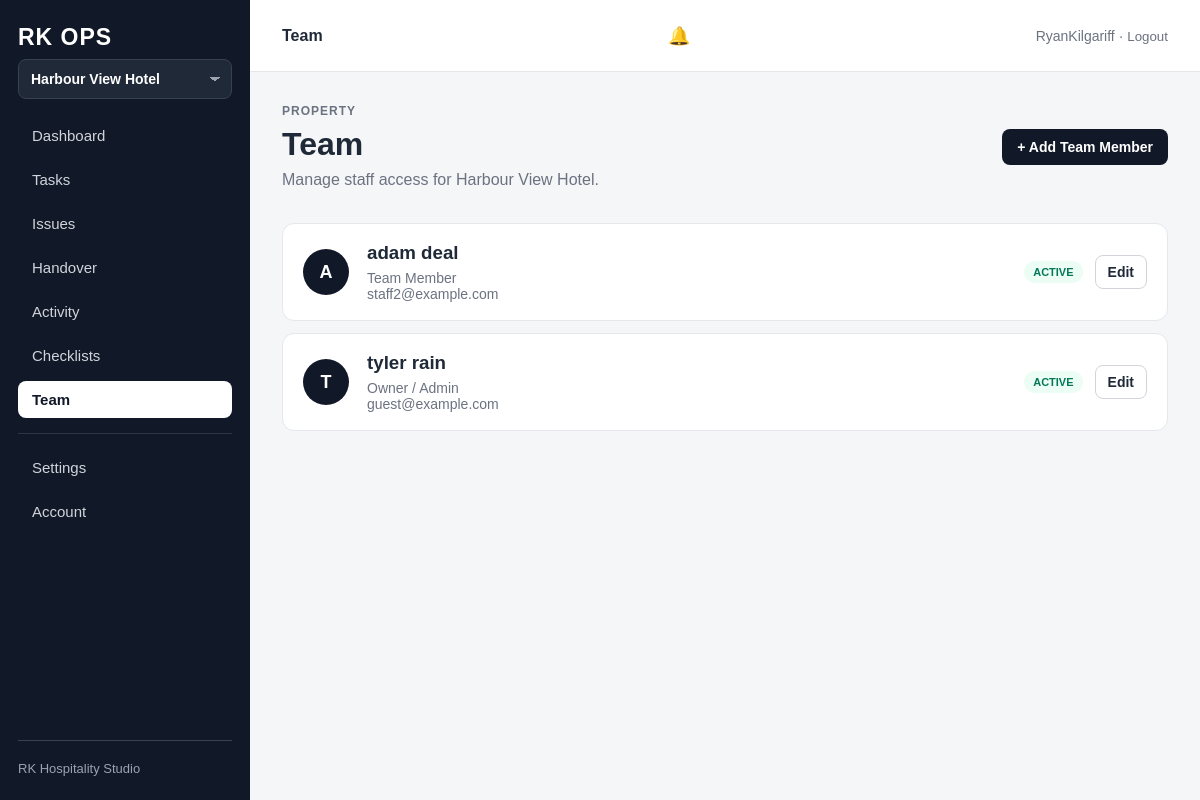
Before: /p/harbour-view-hotel/team/ (signed in) with the older database file.
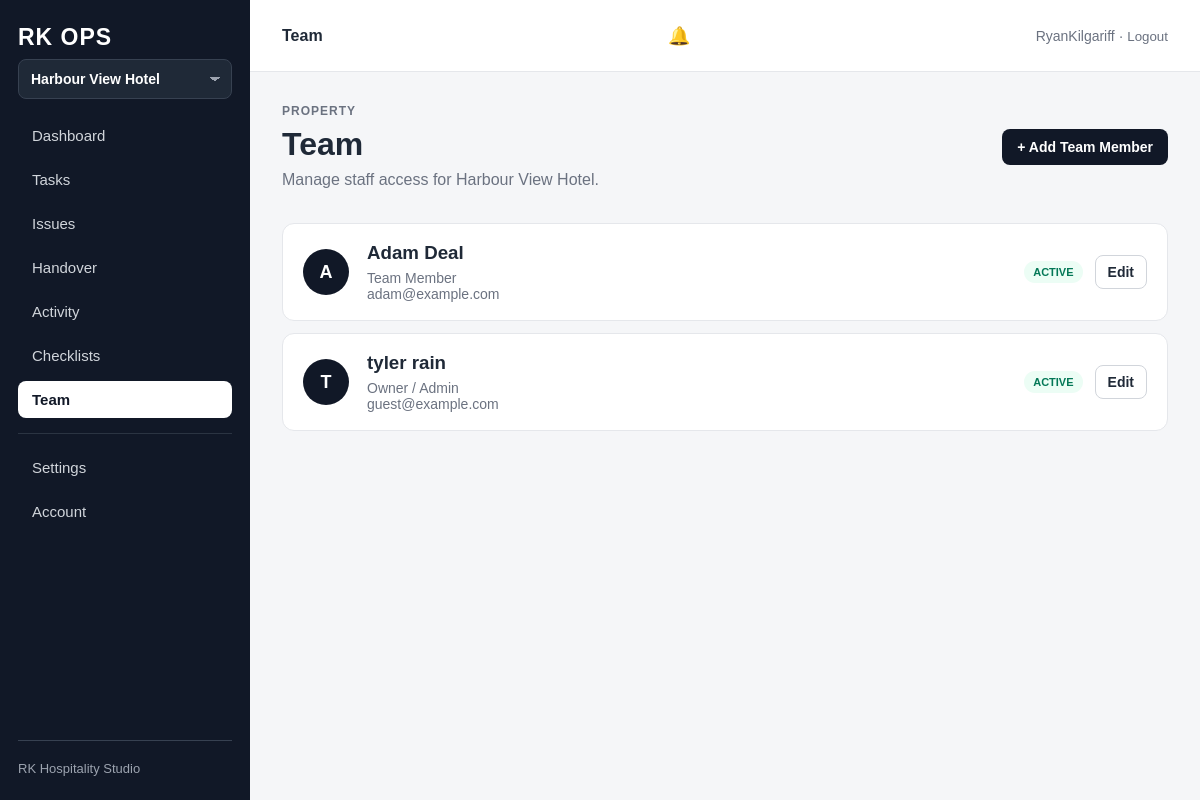
After: the same page with the newer database file.
### accounts/models.py (models this page shows, shortened)
class PropertyMembership(models.Model):
    class Role(models.TextChoices):
        OWNER = "owner", "Owner / Admin"
        MANAGER = "manager", "Manager"
        SUPERVISOR = "supervisor", "Supervisor"
        TEAM_MEMBER = "team_member", "Team Member"
    property = models.ForeignKey(
        Property,
        on_delete=models.CASCADE,
        related_name="memberships",
    )
    user = models.ForeignKey(
        settings.AUTH_USER_MODEL,
        on_delete=models.CASCADE,
        related_name="property_memberships",
    )
    role = models.CharField(
        max_length=20,
        choices=Role.choices,
        default=Role.TEAM_MEMBER,
    )
    job_title = models.CharField(
        max_length=100,
        blank=True,
    )
    is_active = models.BooleanField(default=True)
    created_at = models.DateTimeField(auto_now_add=True)
    class Meta:
        constraints = [
            models.UniqueConstraint(
                fields=["property", "user"],
                name="unique_property_user_membership",
            )
        ]
        ordering = [
            "user__first_name",
            "user__username",
        ]

### operations/views.py (the view)
@login_required
def team_list(request, property_slug):
    property_obj = require_management_access(
        request.user,
        property_slug,
    )
    memberships = (
        PropertyMembership.objects
        .filter(property=property_obj)
        .select_related("user")
    )
    context = {
        "property": property_obj,
        "memberships": memberships,
        "active_page": "team",
    }
    return render(
        request,
        "operations/team_list.html",
        context,
    )

### operations/utils.py (called while the page is built, shortened)
def get_property_for_user(
    user,
    property_slug,
):
    property_obj = get_object_or_404(
        Property.objects.select_related(
            "organisation"
        ),
        slug=property_slug,
        is_active=True,
    )
    if user.is_superuser:
        return property_obj, None

def require_management_access(
    user,
    property_slug,
):
    property_obj, membership = (
        get_property_for_user(
            user,
            property_slug,
        )
    )
    if user.is_superuser:
        return property_obj

### operations/templates/operations/team_list.html (shortened to what this page needs)
{% extends "operations/base.html" %}
{% block topbar_title %}
Team
{% endblock %}
{% block content %}
<div class="section-header">
    <div>
        <p class="page-eyebrow">
            Property
        </p>
        <h1 class="page-title">
            Team
        </h1>
        <p class="page-subtitle">
            Manage staff access for {{ property.name }}.
        </p>
    </div>
    <a
        href="{% url 'operations:team_member_create' property.slug %}"
        class="button"
    >
        + Add Team Member
    </a>
</div>
<section class="section">
    <div class="team-list">
        {% for membership in memberships %}
            <article class="team-card">
                <div class="member-avatar">
                    {% if membership.user.first_name %}
                        {{ membership.user.first_name|first|upper }}
                    {% else %}
                        {{ membership.user.username|first|upper }}
                    {% endif %}
                </div>
                <div class="member-main">
                    <h3>
                        {% if membership.user.get_full_name %}
                            {{ membership.user.get_full_name }}
                        {% else %}
                            {{ membership.user.username }}
                        {% endif %}
                    </h3>
                    <div class="task-meta">
                        {{ membership.get_role_display }}
                    </div>
                    {% if membership.user.email %}
                        <div class="task-meta">
                            {{ membership.user.email }}
                        </div>
                    {% endif %}
                </div>
                <div class="member-side">
                    {% if membership.is_active %}
                        <span class="active-badge">
                            Active
                        </span>
                    {% else %}
                        <span class="inactive-badge">
                            Inactive
                        </span>
                    {% endif %}
                    <a
                        href="{% url 'operations:team_member_edit' property.slug membership.pk %}"
                        class="secondary-button"
                    >
                        Edit
                    </a>
                </div>
            </article>
        {% empty %}
            <div class="empty-state">
                No team members have been added yet.
            </div>
        {% endfor %}
    </div>
</section>
{% endblock %}

Changed rows visible on the page:
removed PropertyMembership: user.first_name|first "A", user.get_full_name "adam deal", role "Team Member", user.email "staff2@example.com", is_active "ACTIVE"
added PropertyMembership: user.first_name|first "A", user.get_full_name "Adam Deal", role "Team Member", user.email "adam@example.com", is_active "ACTIVE"
